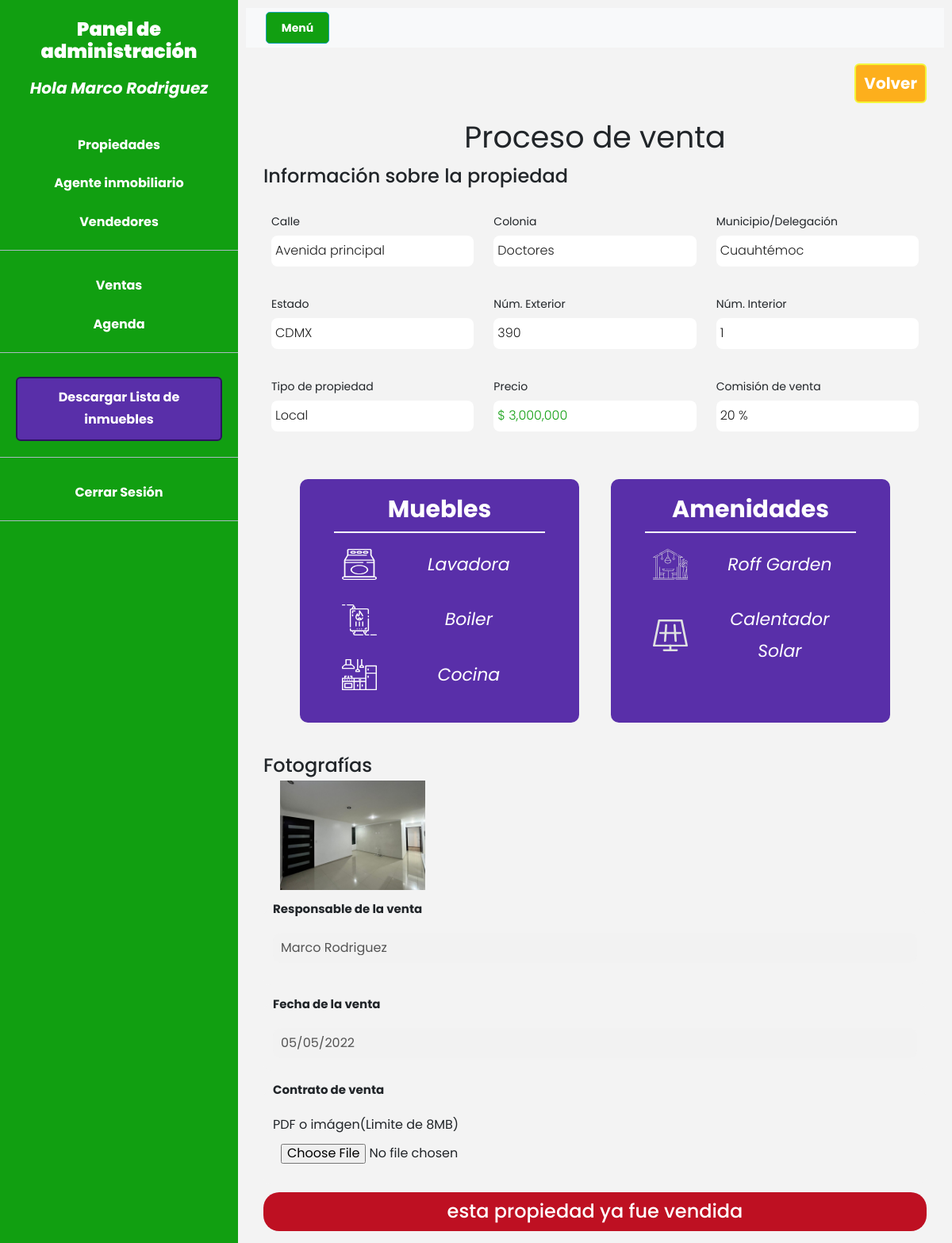
Screenshot of /admin/propiedades/sell?id=6 (signed in) with the database file from the repository.
### tables this page shows
CREATE TABLE `direccion` (
  `id` int NOT NULL AUTO_INCREMENT,
  `estado` varchar(45) DEFAULT NULL,
  `municipioDelegacion` varchar(60) DEFAULT NULL,
  `calle` varchar(45) DEFAULT NULL,
  `colonia` varchar(30) DEFAULT NULL,
  `numExterior` int DEFAULT NULL,
  `numInterior` int DEFAULT NULL,
  `linkGoogle` varchar(200) DEFAULT NULL,
  `link360` varchar(200) DEFAULT NULL,
  `CP` int DEFAULT NULL,
  PRIMARY KEY (`id`),
  CONSTRAINT `IdDireccion_FK` FOREIGN KEY (`id`) REFERENCES `propiedad` (`id`)
);

CREATE TABLE `propiedad` (
  `id` int NOT NULL AUTO_INCREMENT,
  `precio` int DEFAULT NULL,
  `año` int DEFAULT NULL,
  `mt2` decimal(5,2) DEFAULT NULL,
  `mt2Construccion` decimal(5,2) DEFAULT NULL,
  `escritura` varchar(25) DEFAULT NULL,
  `estacionamiento` varchar(20) DEFAULT NULL,
  `numEstacionamientos` int DEFAULT '0',
  `numIdEstacionamiento` int DEFAULT NULL,
  `numPisos` int DEFAULT '0',
  `piso` int DEFAULT '0',
  `numDepartamento` int DEFAULT '0',
  `numElevadores` int DEFAULT '0',
  `habitaciones` int DEFAULT '0',
  `baños` int DEFAULT '0',
  `servicioH` int DEFAULT '0',
  `servicioP` int DEFAULT '0',
  `tipoPropiedad` varchar(45) DEFAULT NULL,
  `status` varchar(20) DEFAULT NULL,
  `comision` int DEFAULT NULL,
  `numPredio` varchar(20) DEFAULT NULL,
  `mantenimiento` int DEFAULT NULL,
  `categoria` varchar(20) DEFAULT NULL,
  `creacion` date DEFAULT NULL,
  `idCreador` int DEFAULT '1',
  PRIMARY KEY (`id`),
  KEY `IdCategoria_FK_idx` (`categoria`),
  KEY `IdEscritura_FK_idx` (`escritura`)
);

CREATE TABLE `foto` (
  `id` int NOT NULL AUTO_INCREMENT,
  `foto` varchar(200) DEFAULT NULL,
  `idPropiedad` int NOT NULL,
  PRIMARY KEY (`id`),
  KEY `IdFoto_FK_idx` (`idPropiedad`),
  CONSTRAINT `IdFoto_FK` FOREIGN KEY (`idPropiedad`) REFERENCES `propiedad` (`id`)
);

### controllers/HouseController.php (called while the page is built, shortened)
<?php
require_once '../models/Foto.php';
class HouseController{
    public static function sellHouse(Router $router){
        $id = validarORedireccionar('/admin');
        $propiedad = Propiedad::find($id);
        $direccion = Direccion::find($id);
        $metodos = MetodosVenta::find($id);
        $amenidad = Amenidad::find($id);
        $mueble = Mueble::find($id);
        $vendedores = Usuario::all();
        $fotos = Foto::find($id);
        $venta = Venta::where('idPropiedad',$id);
        $erroresVenta = Venta::getErrores();
        $router->view('admin/propiedades/sell',[
            'propiedad'=>$propiedad,
            'direccion'=>$direccion,
            'metodos'=>$metodos,
            'mueble'=>$mueble,
            'amenidad'=>$amenidad,
            'vendedores'=>$vendedores,
            'erroresVenta'=>$erroresVenta,
            'fotos'=>$fotos,
            'venta'=>$venta
        ]);
    }
}

### public/index.php (called while the page is built, shortened)
<?php
    $router = new Router();
    $router->get('/admin',[HouseController::class,'index']);
    $router->post('/admin',[HouseController::class,'index']);
    $router->get('/admin/propiedades/create',[HouseController::class,'createHouse']);
    $router->post('/admin/propiedades/create',[HouseController::class,'createHouse']);
    $router->get('/admin/propiedades/update',[HouseController::class,'updateHouse']);
    $router->post('/admin/propiedades/update',[HouseController::class,'updateHouse']);
    $router->post('/admin/propiedades/delete',[HouseController::class,'deleteHouse']);
    $router->post('/admin/propiedades/deleteFotos',[HouseController::class,'deleteFotos']);
    $router->get('/admin/propiedades/info',[HouseController::class,'infoHouse']);
    $router->get('/admin/propiedades/date',[HouseController::class,'dateHouse']);
    $router->post('/admin/propiedades/date',[HouseController::class,'dateHouse']);
    $router->get('/admin/propiedades/sell',[HouseController::class,'sellHouse']);
    $router->post('/admin/propiedades/sell',[HouseController::class,'sellHouse']);
    $router->get('/admin/agentes',[AgentController::class,'agents']);
    $router->get('/admin/agentes/create',[AgentController::class,'createAgent']);
    $router->post('/admin/agentes/create',[AgentController::class,'createAgent']);
    $router->get('/admin/agentes/update',[AgentController::class,'updateAgent']);
    $router->post('/admin/agentes/update',[AgentController::class,'updateAgent']);
    $router->post('/admin/agentes/delete',[AgentController::class,'deleteAgent']);
    $router->get('/admin/vendedores',[SellerController::class,'sellers']);
    $router->get('/admin/vendedores/create',[SellerController::class,'createSeller']);
    $router->post('/admin/vendedores/create',[SellerController::class,'createSeller']);
    $router->get('/admin/vendedores/update',[SellerController::class,'updateSeller']);
    $router->post('/admin/vendedores/update',[SellerController::class,'updateSeller']);
    $router->post('/admin/vendedores/delete',[SellerController::class,'deleteSeller']);
    $router->get('/admin/ventas',[AdminController::class,'money']);
    $router->get('/admin/agenda',[AdminController::class,'dates']);
    $router->post('/admin/agenda',[AdminController::class,'dates']);
    $router->get('/excel',[AdminController::class,'excel']);
    $router->get('/',[PaginasController::class,'index']);
    $router->get('/servicios',[PaginasController::class,'servicios']);
    $router->get('/casas',[PaginasController::class,'casas']);
    $router->get('/departamentos',[PaginasController::class,'departamentos']);
    $router->get('/terrenos',[PaginasController::class,'terrenos']);
    $router->get('/comercial',[PaginasController::class,'comercial']);
    $router->get('/blog',[PaginasController::class,'blog']);
    $router->get('/servicio',[PaginasController::class,'servicio']);
    $router->get('/entrada',[PaginasController::class,'entrada']);
    $router->get('/casa',[PaginasController::class,'infoPropiedad']);
    $router->get('/departamento',[PaginasController::class,'infoPropiedad']);
    $router->get('/terreno',[PaginasController::class,'infoPropiedad']);
    $router->get('/negocio',[PaginasController::class,'infoPropiedad']);
    $router->get('/contacto',[PaginasController::class,'contacto']);
    $router->post('/contacto',[PaginasController::class,'contacto']);
    $router->get('/login',[LoginController::class,'login']);
    $router->post('/login',[LoginController::class,'login']);
    $router->get('/crear',[LoginController::class,'crear']);
    $router->get('/logout',[LoginController::class,'logout']);
    $router->get('/olvide',[LoginController::class,'olvide']);
    $router->post('/olvide',[LoginController::class,'olvide']);
    $router->get('/recuperar',[LoginController::class,'recuperar']);
    $router->post('/recuperar',[LoginController::class,'recuperar']);
    $router->get('/confirmar-cuenta',[LoginController::class,'confirmar']);
    $router->comprobarRutas();

### models/ActiveRecord.php (called while the page is built, shortened)
<?php
class activeRecord{
    protected static $db;
    protected static $tabla='';
    public static function setDB($database){
        self::$db=$database;
    }
    public static function find($id){
        $query = "SELECT * FROM ". static::$tabla ." WHERE id=${id}";
        $resultado=self::consultarSQL($query);
        return array_shift($resultado);
    }
    public static function consultarSQL($query){
        $resultado = self::$db->query($query);
        $array = [];
        while ($registro=$resultado->fetch_assoc()) {
            $array[]=static::crearObjeto($registro);
        }
        return $array;
    }
    protected static function crearObjeto($registro){
        $objeto = new static;
        foreach ($registro as $key => $value) {
            if(property_exists($objeto,$key)){
                $objeto->$key = $value;
            }
        }
        return $objeto;
    }
}

### includes/funciones.php (called while the page is built, shortened)
<?php
function s($html){
    $s=htmlspecialchars($html);
    return $s;
}
function validarORedireccionar(string $url){
    $id = $_GET['id'];
    $id=filter_var($id,FILTER_VALIDATE_INT);
    return $id;
}

### models/Foto.php (called while the page is built, shortened)
<?php
class Foto extends activeRecord{
    protected static $tabla='foto';
    public static function find($id){
        $query = "SELECT * FROM ". static::$tabla ." WHERE idPropiedad=${id}";
        $resultado=self::consultarSQL($query);
        return $resultado;
    }
}

### views/admin/propiedades/sell.php (the view, shortened to what this page needs)
<div class="opcion-superior contenedor">
    <a href="/admin" class="boton-volver">Volver</a>
</div>
<h1 class="titulo-venta">Proceso de venta</h1>
<main class="contenedor">
    <h4>Información sobre la propiedad</h4>
    <section class="info-propiedad-venta">
        <div>
            <label for="">Calle</label>
            <p><?php echo s($direccion->calle); ?></p>
        </div>
        <div>
            <label for="">Colonia</label>
            <p><?php echo s($direccion->colonia); ?></p>
        </div>
        <div>
            <label for="">Municipio/Delegación</label>
            <p><?php echo s($direccion->municipioDelegacion); ?></p>
        </div>
        <div>
            <label for="">Estado</label>
            <p><?php echo s($direccion->estado); ?></p>
        </div>
        <div>
            <label for="">Núm. Exterior</label>
            <p><?php echo s($direccion->numExterior); ?></p>
        </div>
        <div>
            <label for="">Núm. Interior</label>
            <p><?php echo s($direccion->numInterior); ?></p>
        </div>
        <div>
            <label for="">Tipo de propiedad</label>
            <p><?php echo s($propiedad->tipoPropiedad); ?></p>
        </div>
        <div>
            <label for="">Precio</label>
            <p class="precio"><?php echo $propiedad->precio; ?></p>
        </div>
        <div>
            <label for="">Comisión de venta</label>
            <p><?php echo $propiedad->comision; ?> %</p>
        </div>
    </section>
</main>
<div class="muebles-amenidades contenedor">
    <div>
        <h3>Muebles</h3>
        <ul>
            <?php
            foreach ($mueble as $clave => $val) {
                if($val==1 && $clave!="id"){
                    if($clave==="lavadora"){
                        echo '<li>
                            <img src="/build/img/Iconos/icono_lavadora1.svg" alt="icono">
                            '.ucfirst($clave).'
                            </li>';
                    }
                    if($clave==="boiler"){
                        echo '<li>
                            <img src="/build/img/Iconos/icono_boiler1.svg" alt="icono">
                            '.ucfirst($clave).'
                            </li>';
                    }
                    if($clave==="cocina"){
                        echo '<li>
                            <img src="/build/img/Iconos/icono_cocina1.svg" alt="icono">
                            '.ucfirst($clave).'
                            </li>';
                    }
                }
            }
            ?>
        </ul>
    </div>
    <div>
        <h3>Amenidades</h3>
        <ul>
            <?php
            foreach ($amenidad as $clave => $val) {
                if($val==1 && $clave!="id"){
                    if($clave==="roffGarden"){
                        echo '<li>
                            <img src="/build/img/Iconos/icono_patio1.svg" alt="icono">
                            Roff Garden
                            </li>';
                    }
                    if($clave==="calentadorSolar"){
                        echo '<li>
                            <img src="/build/img/Iconos/icono_calentadorsolar1.svg" alt="icono">
                            Calentador Solar
                            </li>';
                    }
                }
            }
            ?>
        </ul>
    </div>
</div>
<section class="contenedor">
    <h4>Fotografías</h4>
    <div class="fotos-actuales contenedor">
        <?php foreach($fotos as $foto): ?>
            <img src="/imagenes/<?php echo $foto->foto;?>" alt="" class="imagen-small">
        <?php endforeach; ?>
    </div>
</section>
<form action="" class="contenedor formulario form-venta" method="POST" enctype="multipart/form-data">
    <fieldset>
        <legend>Responsable de la venta</legend>
        <div>
            <input type="text" disabled value="<?php echo $_SESSION['nombre']; ?>">
        </div>
    </fieldset>
    <fieldset>
        <legend>Fecha de la venta</legend>
        <div>
            <input type="text" disabled value="<?php echo date('d/m/Y'); ?>">
        </div>
    </fieldset>
    <fieldset>
        <legend>Contrato de venta</legend>
        <div>
            <label for="contrato">PDF o imágen(Limite de 8MB)</label>
            <input type="file" id="contrato" accept="image/jpeg, image/png, .pdf" name="contrato">
        </div>
    </fieldset>
    <?php echo ($propiedad->status=='vendida' && (empty($erroresVenta))) ? "<h4 class='aviso-venta'>esta propiedad ya fue vendida</h4>"  :  '<input type="submit" value="vender propiedad" class="boton-azul">';?>
</form>

### public/build/css/app.css (style rules this page uses)
html { line-height:1.15;-webkit-text-size-adjust:100% }
body { margin:0 }
main { display:block }
h1 { font-size:2em;margin:.67em 0 }
a { background-color:transparent }
img { border-style:none }
button,input,optgroup,select,textarea { font-family:inherit;font-size:100%;line-height:1.15;margin:0 }
button,input { overflow:visible }
fieldset { padding:.35em .75em .625em }
legend { box-sizing:border-box;color:inherit;display:table;max-width:100%;padding:0;white-space:normal }
html { font-size:62.5%;box-sizing:border-box }
*,:after,:before { box-sizing:inherit }
body { font-family:Poppins,sans-serif;font-size:1.6rem;line-height:1.8;background-color:#f3f3f3 }
p { color:#1e1e1e;font-size:1.6rem;text-align:justify;font-weight:300 }
.contenedor { width:95%;max-width:130rem;margin:0 auto }
a { text-decoration:none }
img,picture { width:100%;display:block }
h1,h2,h3 { font-family:Poppins,sans-serif;margin:1.25rem 0;font-weight:400;text-align:center }
h1 { font-size:3.8rem }
h3 { font-size:3rem }
h4 { font-size:2.4rem }
.muebles-amenidades { margin:4rem auto;display:grid;gap:4rem;width:90% }
.muebles-amenidades div { padding:2rem 1rem;border-radius:1rem;background-color:#592fa9 }
.muebles-amenidades div h3 { margin:0 auto;font-weight:700;color:#fff }
.muebles-amenidades div h3:after { content:"";background-color:#fff;width:80%;height:2px;display:block;margin:1rem auto auto }
.muebles-amenidades div ul { list-style:none;padding:0 }
.muebles-amenidades div ul li { width:80%;margin:1rem auto;padding:1rem;display:grid;grid-template-columns:30% 70%;align-items:center;text-align:center;font-size:2.2rem;color:#fff;font-style:italic }
.muebles-amenidades div ul li img { width:60%;filter:invert(1) }
@media (min-width:768px) { .muebles-amenidades { width:100%;grid-template-columns:40% 40%;justify-content:center } }
@media (min-width:768px) { .muebles-amenidades div { width:100% } }
a,a:focus,a:hover { color:#fff;text-decoration:none;transition:all .5s }
.formulario .dosColumnas,.formulario fieldset { margin:1rem auto;background-color:#f3f3f3;display:flex;flex-direction:column;align-items:center;border-radius:1rem }
.formulario .dosColumnas legend,.formulario fieldset legend { font-weight:700 }
.formulario .dosColumnas div,.formulario fieldset div { width:100%;margin:.6rem auto;display:flex;flex-direction:column;justify-content:center }
.formulario .dosColumnas div input,.formulario fieldset div input { padding:1rem;border-radius:1rem;border:none }
.formulario .dosColumnas div input,.formulario .dosColumnas div label,.formulario fieldset div input,.formulario fieldset div label { width:100%;margin:auto }
.precio { color:#119f11 }
.info-propiedad-venta { display:grid;grid-template-columns:repeat(3,1fr);gap:.5rem;margin-top:2rem }
.info-propiedad-venta div { padding:1rem;display:flex;flex-direction:column;border-radius:.8rem }
.info-propiedad-venta div p { background-color:#fff;padding:.5rem;border-radius:.8rem }
.info-propiedad-venta div label { font-size:1rem }
@media (min-width:768px) { .info-propiedad-venta div label { font-size:1.4rem } }
.aviso-venta { padding:1rem;border-radius:2rem;color:#fff }
.aviso-venta,.boton-rojo { background-color:#be1022;text-align:center }
.boton-volver { text-decoration:none;padding:.5rem 1rem;font-weight:700;font-size:1.6rem;text-align:center;color:#fff!important;background-color:#fdaf1c;border-radius:6px;border:2px solid #f3f63a;transition:all .6s ease;font-size:2rem;height:auto;width:auto;color:#1e1e1e }
.opcion-superior { margin:2rem auto;display:flex;justify-content:flex-end }
.fotos-actuales { display:grid!important;grid-template-columns:repeat(4,1fr);gap:2rem }

### rows the page displays
direccion: calle "Avenida principal", colonia "Doctores", municipioDelegacion "Cuauhtémoc", estado "CDMX", numExterior "390", numInterior "1"
propiedad: tipoPropiedad "Local", precio "$ 3,000,000", comision "20"
foto: foto (picture)

### other values shown
$_SESSION['nombre'] "Marco Rodriguez"
$clave "Lavadora"
$clave "Boiler"
$clave "Cocina"
